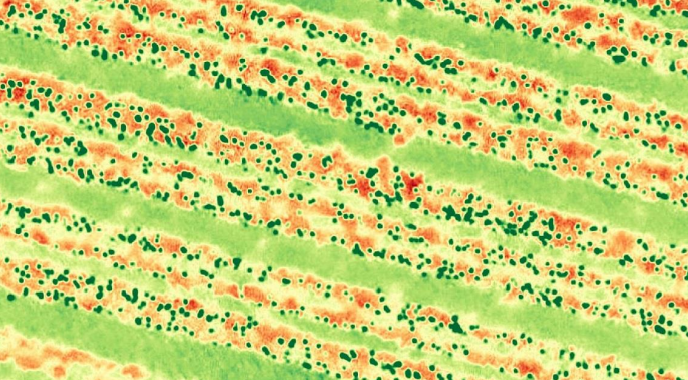
#> input picture Frame/tarla.png, 688 x 380 px
$ python import.py
#> lines starting #> are read from the running program, lines starting #| are printed output that depends on the picture; after the words box and inside, x2 and y2 are one past the last pixel; in counts of white or black regions, pixels touching at a corner belong together
import cv2
import numpy as np

image = cv2.imread('tarla.png')
#> image is the input picture: shape (380, 688, 3); mean B, G, R 116.4, 208.6, 197.6

rgb_image = cv2.cvtColor(image, cv2.COLOR_BGR2RGB)

# Yeşil renge dayalı olarak bir eşikleme yap
lower_green = np.array([0, 0, 0], dtype="uint8")
upper_green = np.array([70, 255, 70], dtype="uint8")
mask = cv2.inRange(rgb_image, lower_green, upper_green)
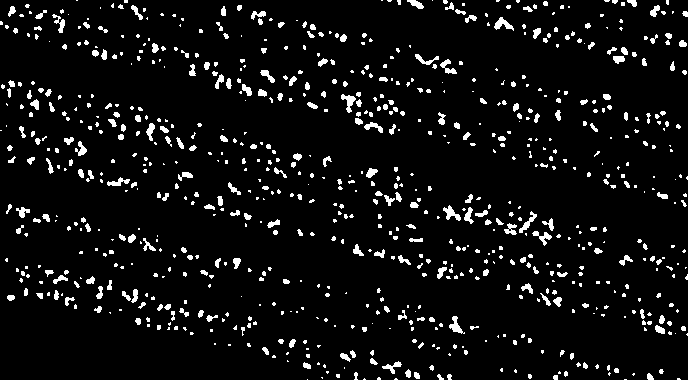
#> mask: shape (380, 688); 6.3% white; 817 white regions (552 under 20 px)

# Konturları bul
contours, _ = cv2.findContours(mask, cv2.RETR_EXTERNAL, cv2.CHAIN_APPROX_SIMPLE)
#> contours = 817 contours, 652 with area under 20; largest, box (x1, y1, x2, y2) and area: (494, 17, 514, 31) 102, (341, 94, 356, 113) 100, (443, 205, 461, 221) 100, (449, 316, 465, 334) 96, (519, 211, 537, 233) 84

table = []

for i, contour in enumerate(contours):

    if cv2.contourArea(contour) != 0:
        # Konturun merkezini ve boyutlarını hesapla
        moments = cv2.moments(contour)
        center = (int(moments["m10"] / moments["m00"]), int(moments["m01"] / moments["m00"]))
        x, y, w, h = cv2.boundingRect(contour)
        length = w
        width = h
        diagonal = int(np.sqrt(w ** 2 + h ** 2))

        # Gri tonlamalı alanları elde et
        roi = image[y:y+h, x:x+w]
        gray_roi = cv2.cvtColor(roi, cv2.COLOR_BGR2GRAY)

        # Gri tonlamalı alanın enerji ve entropisini hesapla
        energy = np.sum(gray_roi)
        entropy = -np.sum(np.multiply(gray_roi / 255, np.log2(gray_roi / 255 + 1)))

        # Gri tonlamalı alanın ortalama ve medyanını hesapla
        mean = np.mean(gray_roi)
        median = np.median(gray_roi)

        # Tabloya ekle
        table.append([i+1, center, length, width, diagonal, energy, entropy, mean, median])
#> this loop made 817 passes
#> (contour, center, x, y, w, h, length, width) on passes 3, 49, 53, 56: ([[677, 378], [677, 379], [680, 379], [679, 378]], (678, 378), 677, 378, 4, 2, 4, 2), ([[306, 348], [306, 349], [308, 349], [308, 348]], (307, 348), 306, 348, 3, 2, 3, 2), ([[317, 345], [317, 346], [318, 347], [320, 345]], (318, 345), 317, 345, 4, 3, 4, 3), ([[228, 344], [228, 345], [230, 345], [230, 344]], (229, 344), 228, 344, 3, 2, 3, 2)
#> (center, x, y, w, h, length, width, diagonal) on passes 6, 14, 19, 20, 22, 25: ((378, 378), 377, 377, 4, 3, 4, 3, 5), ((633, 373), 632, 373, 3, 3, 3, 3, 4), ((559, 372), 558, 371, 3, 3, 3, 3, 4), ((327, 371), 326, 371, 3, 3, 3, 3, 4), ((515, 370), 514, 369, 3, 4, 3, 4, 5), ((501, 369), 500, 368, 3, 4, 3, 4, 5)

print("No   Center      Length    Width    Diagonal    Energy   Entropy    Mean      Median")
for row in table:
    center_x, center_y = row[1] # Merkez koordinatlarını ayır
    print("{:<5} {:<12} {:<9} {:<9} {:<12} {:<10.2f} {:<10.2f} {:<10.2f} {:<10.2f}".format(row[0], f"({center_x}, {center_y})", row[2], row[3], row[4], row[5], row[6], row[7], row[8]))
#> this loop made 783 passes
#> row on passes 1 to 3: [3, (678, 378), 4, 2, 4, 700, -1.27, 87.5, 71], [4, (395, 378), 4, 2, 4, 795, -1.58, 99.38, 97], [5, (364, 378), 3, 2, 3, 578, -1.09, 96.33, 98.5]
#| 3     (678, 378)   4         2         4            700.00     -1.27      87.50      71.00
#| 4     (395, 378)   4         2         4            795.00     -1.58      99.38      97.00
#| 5     (364, 378)   3         2         3            578.00     -1.09      96.33      98.50
#| 6     (378, 378)   4         3         5            1094.00    -2.05      91.17      76.00
#| 7     (321, 377)   2         2         2            485.00     -1.07      121.25     120.00
#| 8     (555, 377)   5         5         7            1952.00    -3.07      78.08      68.00
#| 9     (529, 375)   4         5         6            1814.00    -3.32      90.70      79.00
#| 10    (448, 376)   5         6         7            2829.00    -5.47      94.30      74.50
#> (further printed lines are left out)
